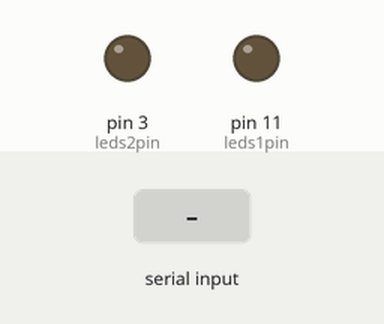
A sketch run on a simulated Arduino Uno, built with avr-gcc and run on an emulated ATmega328P. On the bench: output pins drawn as LEDs (lit = HIGH). Inputs (shaded band) come from the test bench.

Above: at 1.2 s.
1.3 s: "90,45\n" received over Serial
Timing chart, 0 to 4.3 s (numbered marks = the images above; inputs shaded):
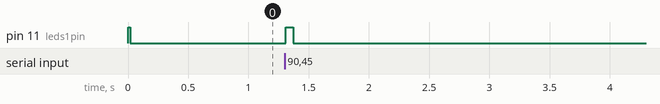

Measured:
- after the input at 1.3 s, pin 11 (leds1pin): LOW → HIGH at once, → LOW 0.06 s later

The sketch:

SoftwareSerial_test_PartB.ino
```cpp
#include <SoftwareSerial.h>

#define NUM_CONN 3

SoftwareSerial* bus[NUM_CONN];
int RX[NUM_CONN] = {A1, A3, A5};
int TX[NUM_CONN] = {A0, A2, A4};

#define leds1pin 11
#define leds2pin 3

#define MAX_COUNTER 1000; //4294967295;
unsigned long counter = MAX_COUNTER;
boolean ledEnabled = false;

int targetBusIndex = 0;

void setup(){
  pinMode(leds1pin, OUTPUT);
  pinMode(leds2pin, OUTPUT);
  digitalWrite(leds1pin, LOW);
  digitalWrite(leds2pin, LOW);

  for (int i=0; i<NUM_CONN; i++) {
    bus[i] = new SoftwareSerial(RX[i], TX[i]);
    bus[i]->begin(9600); //1200
  }

  Serial.begin(9600);
}

void loop(){
  // Forward incomming serial communication to all software serial ports
  if( Serial.available()){
    counter = MAX_COUNTER; // light incomming serial communicating led
    int index = int(Serial.read())-48;
    // int index = Serial.read();
    for (int i=0;i<NUM_CONN;i++) {
      // begin with pulse so other side can start listening
      digitalWrite(TX[i], LOW);
      delay(2);
      digitalWrite(TX[i], HIGH);
      bus[i]->write(index);
    }
  }
  // update incomming serial communicating led
  updateLed((counter > 0));
  if(counter > 0) counter --;
}

void updateLed(boolean enable) {
  if(enable != ledEnabled) {
    digitalWrite(leds1pin, enable? HIGH : LOW);
    ledEnabled = enable;
  }
}
```
